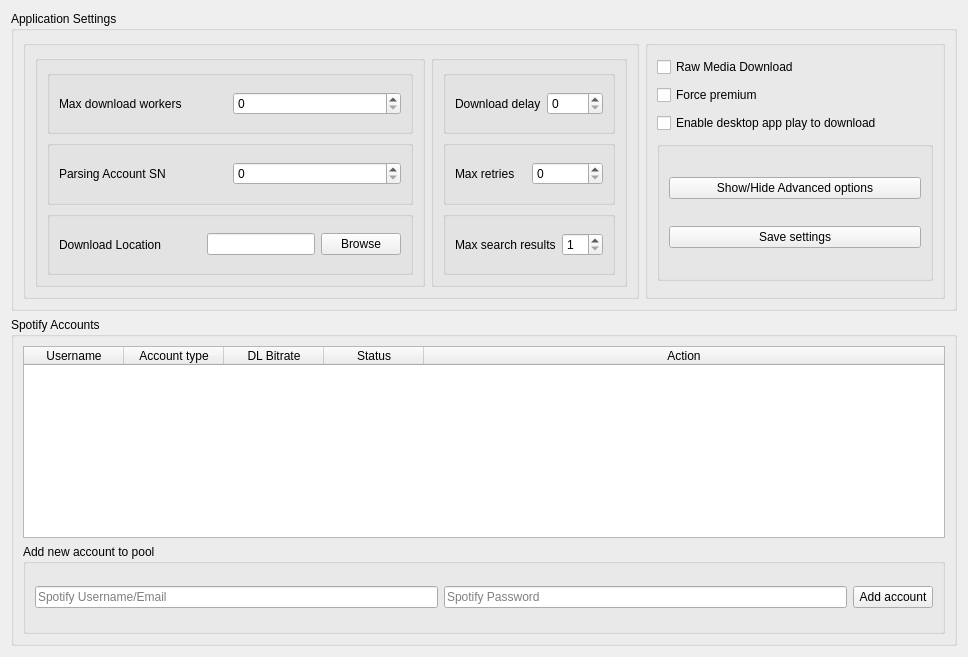
      <widget class="QWidget" name="configuration">
       <attribute name="title">
        <string>Configuration</string>
       </attribute>
       <layout class="QVBoxLayout" name="verticalLayout">
        <item>
         <widget class="QGroupBox" name="groupBox">
          <property name="minimumSize">
           <size>
            <width>0</width>
            <height>300</height>
           </size>
          </property>
          <property name="title">
           <string>Application Settings</string>
          </property>
          <property name="flat">
           <bool>false</bool>
          </property>
          <layout class="QHBoxLayout" name="horizontalLayout_7">
           <item>
            <widget class="QGroupBox" name="groupBox_10">
             <property name="minimumSize">
              <size>
               <width>600</width>
               <height>0</height>
              </size>
             </property>
             <property name="title">
              <string/>
             </property>
             <property name="flat">
              <bool>true</bool>
             </property>
             <layout class="QHBoxLayout" name="horizontalLayout_16">
              <item>
               <widget class="QGroupBox" name="groupBox_15">
                <property name="minimumSize">
                 <size>
                  <width>350</width>
                  <height>0</height>
                 </size>
                </property>
                <property name="autoFillBackground">
                 <bool>false</bool>
                </property>
                <property name="title">
                 <string/>
                </property>
                <property name="flat">
                 <bool>true</bool>
                </property>
                <property name="checkable">
                 <bool>false</bool>
                </property>
                <layout class="QVBoxLayout" name="verticalLayout_6">
                 <item>
                  <widget class="QGroupBox" name="groupBox_11">
                   <property name="minimumSize">
                    <size>
                     <width>0</width>
                     <height>50</height>
                    </size>
                   </property>
                   <property name="title">
                    <string/>
                   </property>
                   <property name="flat">
                    <bool>true</bool>
                   </property>
                   <layout class="QHBoxLayout" name="horizontalLayout_8">
                    <item>
                     <widget class="QLabel" name="lb_max_threads">
                      <property name="text">
                       <string>Max download workers</string>
                      </property>
                     </widget>
                    </item>
                    <item>
                     <widget class="QSpinBox" name="inp_max_threads"/>
                    </item>
                   </layout>
                  </widget>
                 </item>
                 <item>
                  <widget class="QGroupBox" name="groupBox_14">
                   <property name="minimumSize">
                    <size>
                     <width>0</width>
                     <height>50</height>
                    </size>
                   </property>
                   <property name="title">
                    <string/>
                   </property>
                   <property name="flat">
                    <bool>true</bool>
                   </property>
                   <layout class="QHBoxLayout" name="horizontalLayout_11">
                    <item>
                     <widget class="QLabel" name="lb_parsing_acc_sn">
                      <property name="text">
                       <string>Parsing Account SN</string>
                      </property>
                     </widget>
                    </item>
                    <item>
                     <widget class="QSpinBox" name="inp_parsing_acc_sn"/>
                    </item>
                   </layout>
                  </widget>
                 </item>
                 <item>
                  <widget class="QGroupBox" name="groupBox_12">
                   <property name="minimumSize">
                    <size>
                     <width>0</width>
                     <height>50</height>
                    </size>
                   </property>
                   <property name="title">
                    <string/>
                   </property>
                   <property name="flat">
                    <bool>true</bool>
                   </property>
                   <layout class="QHBoxLayout" name="horizontalLayout_9">
                    <item>
                     <widget class="QLabel" name="lb_download_root">
                      <property name="text">
                       <string>Download Location</string>
                      </property>
                     </widget>
                    </item>
                    <item>
                     <spacer name="horizontalSpacer">
                      <property name="orientation">
                       <enum>Qt::Horizontal</enum>
                      </property>
                      <property name="sizeHint" stdset="0">
                       <size>
                        <width>40</width>
                        <height>20</height>
                       </size>
                      </property>
                     </spacer>
                    </item>
                    <item>
                     <widget class="QLineEdit" name="inp_download_root"/>
                    </item>
                    <item>
                     <widget class="QPushButton" name="btn_download_root_browse">
                      <property name="text">
                       <string>Browse</string>
                      </property>
                     </widget>
                    </item>
                   </layout>
                  </widget>
                 </item>
                </layout>
               </widget>
              </item>
              <item>
               <widget class="QGroupBox" name="groupBox_16">
                <property name="title">
                 <string/>
                </property>
                <property name="flat">
                 <bool>true</bool>
                </property>
                <layout class="QVBoxLayout" name="verticalLayout_7">
                 <item>
                  <widget class="QGroupBox" name="groupBox_20">
                   <property name="minimumSize">
                    <size>
                     <width>0</width>
                     <height>50</height>
                    </size>
                   </property>
                   <property name="title">
                    <string/>
                   </property>
                   <property name="flat">
                    <bool>true</bool>
                   </property>
                   <layout class="QHBoxLayout" name="horizontalLayout_15">
                    <item>
                     <widget class="QLabel" name="lb_download_delay">
                      <property name="text">
                       <string>Download delay</string>
                      </property>
                     </widget>
                    </item>
                    <item>
                     <widget class="QSpinBox" name="inp_download_delay"/>
                    </item>
                   </layout>
                  </widget>
                 </item>
                 <item>
                  <widget class="QGroupBox" name="groupBox_17">
                   <property name="minimumSize">
                    <size>
                     <width>0</width>
                     <height>50</height>
                    </size>
                   </property>
                   <property name="title">
                    <string/>
                   </property>
                   <property name="flat">
                    <bool>true</bool>
                   </property>
                   <layout class="QHBoxLayout" name="horizontalLayout_12">
                    <item>
                     <widget class="QLabel" name="lb_max_retries">
                      <property name="text">
                       <string>Max retries</string>
                      </property>
                     </widget>
                    </item>
                    <item>
                     <widget class="QSpinBox" name="inp_max_retries"/>
                    </item>
                   </layout>
                  </widget>
                 </item>
                 <item>
                  <widget class="QGroupBox" name="groupBox_21">
                   <property name="minimumSize">
                    <size>
                     <width>0</width>
                     <height>50</height>
                    </size>
                   </property>
                   <property name="title">
                    <string/>
                   </property>
                   <property name="flat">
                    <bool>true</bool>
                   </property>
                   <layout class="QHBoxLayout" name="horizontalLayout_10">
                    <item>
                     <widget class="QLabel" name="lm_media_format_2">
                      <property name="text">
                       <string>Max search results</string>
                      </property>
                     </widget>
                    </item>
                    <item>
                     <widget class="QSpinBox" name="inp_max_search_results">
                      <property name="minimum">
                       <number>1</number>
                      </property>
                      <property name="maximum">
                       <number>50</number>
                      </property>
                     </widget>
                    </item>
                   </layout>
                  </widget>
                 </item>
                </layout>
               </widget>
              </item>
             </layout>
            </widget>
           </item>
           <item>
            <widget class="QGroupBox" name="groupBox_9">
             <property name="minimumSize">
              <size>
               <width>300</width>
               <height>0</height>
              </size>
             </property>
             <property name="maximumSize">
              <size>
               <width>300</width>
               <height>16777215</height>
              </size>
             </property>
             <property name="title">
              <string/>
             </property>
             <property name="flat">
              <bool>true</bool>
             </property>
             <layout class="QVBoxLayout" name="verticalLayout_8">
              <item>
               <widget class="QCheckBox" name="inp_raw_download">
                <property name="text">
                 <string>Raw Media Download</string>
                </property>
               </widget>
              </item>
              <item>
               <widget class="QCheckBox" name="inp_force_premium">
                <property name="text">
                 <string>Force premium</string>
                </property>
               </widget>
              </item>
              <item>
               <widget class="QCheckBox" name="inp_enable_spot_watch">
                <property name="text">
                 <string>Enable desktop app play to download</string>
                </property>
               </widget>
              </item>
              <item>
               <widget class="QGroupBox" name="groupBox_2">
                <property name="maximumSize">
                 <size>
                  <width>16777215</width>
                  <height>140</height>
                 </size>
                </property>
                <property name="title">
                 <string/>
                </property>
                <layout class="QVBoxLayout" name="verticalLayout_9">
                 <item>
                  <widget class="QPushButton" name="btn_toggle_advanced">
                   <property name="text">
                    <string>Show/Hide Advanced options</string>
                   </property>
                  </widget>
                 </item>
                 <item>
                  <widget class="QPushButton" name="btn_save_config">
                   <property name="text">
                    <string>Save settings</string>
                   </property>
                  </widget>
                 </item>
                </layout>
               </widget>
              </item>
             </layout>
            </widget>
           </item>
          </layout>
         </widget>
        </item>
        <item>
         <widget class="QGroupBox" name="groupbox_accounts">
          <property name="title">
           <string>Spotify Accounts</string>
          </property>
          <property name="flat">
           <bool>true</bool>
          </property>
          <layout class="QVBoxLayout" name="verticalLayout_2">
           <item>
            <widget class="QTableWidget" name="tbl_sessions">
             <property name="frameShape">
              <enum>QFrame::StyledPanel</enum>
             </property>
             <property name="editTriggers">
              <set>QAbstractItemView::NoEditTriggers</set>
             </property>
             <property name="selectionMode">
              <enum>QAbstractItemView::SingleSelection</enum>
             </property>
             <property name="selectionBehavior">
              <enum>QAbstractItemView::SelectRows</enum>
             </property>
             <property name="sortingEnabled">
              <bool>true</bool>
             </property>
             <attribute name="horizontalHeaderStretchLastSection">
              <bool>true</bool>
             </attribute>
             <column>
              <property name="text">
               <string>Username</string>
              </property>
             </column>
             <column>
              <property name="text">
               <string>Account type</string>
              </property>
             </column>
             <column>
              <property name="text">
               <string>DL Bitrate</string>
              </property>
             </column>
             <column>
              <property name="text">
               <string>Status</string>
              </property>
             </column>
             <column>
              <property name="text">
               <string>Action</string>
              </property>
             </column>
            </widget>
           </item>
           <item>
            <widget class="QGroupBox" name="group_login_form">
             <property name="minimumSize">
              <size>
               <width>0</width>
               <height>90</height>
              </size>
             </property>
             <property name="title">
              <string>Add new account to pool</string>
             </property>
             <property name="flat">
              <bool>false</bool>
             </property>
             <layout class="QHBoxLayout" name="horizontalLayout_2">
              <item>
               <widget class="QLineEdit" name="inp_login_username">
                <property name="text">
                 <string/>
                </property>
                <property name="placeholderText">
                 <string>Spotify Username/Email</string>
                </property>
               </widget>
              </item>
              <item>
               <widget class="QLineEdit" name="inp_login_password">
                <property name="text">
                 <string/>
                </property>
                <property name="echoMode">
                 <enum>QLineEdit::Password</enum>
                </property>
                <property name="placeholderText">
                 <string>Spotify Password</string>
                </property>
               </widget>
              </item>
              <item>
               <widget class="QPushButton" name="btn_login_add">
                <property name="text">
                 <string>Add account</string>
                </property>
               </widget>
              </item>
             </layout>
            </widget>
           </item>
          </layout>
         </widget>
        </item>
       </layout>
      </widget>
